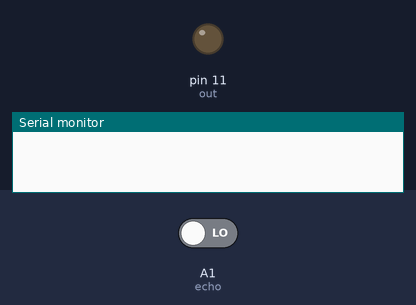
A sketch run on a simulated Arduino Uno, built with avr-gcc and run on an emulated ATmega328P. Shown: output pins drawn as LEDs (lit = HIGH), the last lines printed to the serial monitor. Inputs (shaded band) come from the test bench; at power-on: A1 (echo) LOW. Pins used as bus, display or sensor lines are not drawn.

Above: at 0.1 s.
At 1.1 s:
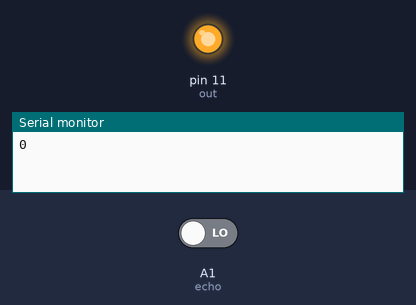
Timing chart, 0 to 2.6 s (numbered marks = the images above):
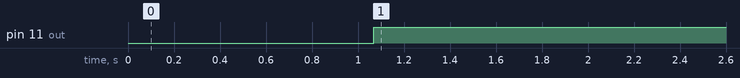

Measured:
- by itself, pin 11 (out): LOW → HIGH at 1.1 s

The sketch:

28F_Level.ino
```cpp
 int trig = A2;
 int echo = A1;
 int out = 11;


  void setup()
  {

  Serial.begin(9600);
  pinMode(trig, OUTPUT);
  pinMode(echo, INPUT);
  pinMode(out,OUTPUT);

  }

  void loop()

  {
  digitalWrite(trig,LOW);
  delay(2);
  digitalWrite(trig,HIGH);
  delay(15);
  digitalWrite(trig,LOW);

  int dist = pulseIn(echo,HIGH);
  int distanceInch = 0.0134*(dist/2);

 Serial.println(distanceInch);
  delay(50);


  float value = map(distanceInch,2,56,0,255);

  if(distanceInch > 8 && distanceInch < 56)

  {

  float outPut = 255-value;

  Serial.println(distanceInch);
  delay(500);


  analogWrite(out,outPut);


  }

  else

  {
  analogWrite(out,255);
  }

  }
```
